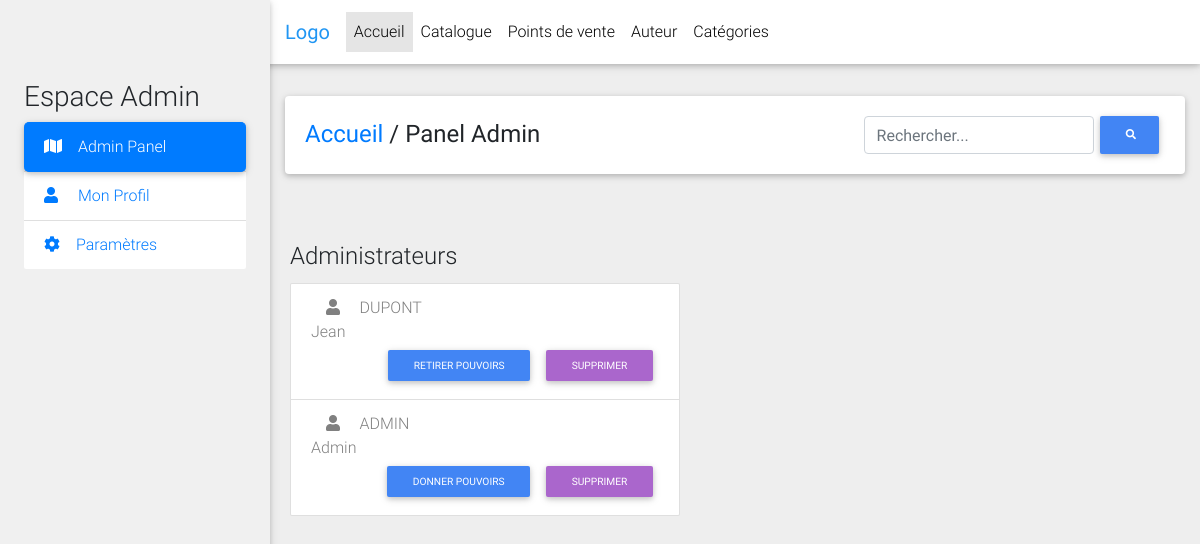
Page /admin/admin.php (signed in) on the committed database.
### tables this page shows
CREATE TABLE `membre` (
  `NumMembre` int(11) NOT NULL,
  `Login` varchar(20) NOT NULL,
  `Mdp` varchar(255) NOT NULL,
  `Mail` varchar(50) NOT NULL,
  `Nom` varchar(20) DEFAULT NULL,
  `Prenom` varchar(20) DEFAULT NULL,
  `Adresse` varchar(255) DEFAULT NULL,
  `Ville` varchar(255) DEFAULT NULL,
  `Pays` varchar(255) DEFAULT NULL,
  `CodePostal` varchar(255) DEFAULT NULL,
  `Telephone` varchar(255) DEFAULT NULL,
  `Statut` tinyint(1) NOT NULL DEFAULT 0
);

### public_html/admin/admin.php (the view, shortened to what this page needs)
<!DOCTYPE html>
<html lang="fr">
<head>
  <link rel="stylesheet" href="https://use.fontawesome.com/releases/v5.8.1/css/all.css">
  <link href="css/bootstrap.min.css" rel="stylesheet">
  <link href="css/mdb.min.css" rel="stylesheet">
  <link href="css/style.css" rel="stylesheet">
  <link href="css/style.min.css" rel="stylesheet">
</head>
<?php $bdd = new PDO('mysql:host=localhost;dbname=id9820388_bd_site_hermes;charset=utf8', 'id9820388_admin', '1fxt61sA'); ?>
<body class="grey lighten-3">
  <header>
    <nav class="navbar fixed-top navbar-expand-lg navbar-light white scrolling-navbar">
      <div class="container-fluid">
        <a href="#" class="navbar-brand waves-effect"> <strong class="blue-text">Logo</strong></a>
        <div class="collapse navbar-collapse" id="navbarContent">
          <ul class="navbar-nav mr-auto">
            <li class="nav-item active">
              <a href="admin.php" class="nav-link waves-effect">
                Accueil
              </a>
            </li>
            <li class="nav-item">
              <a href="catalogue_admin.php" class="nav-link waves-effect">
                Catalogue
              </a>
            </li>
            <li class="nav-item">
              <a href="pdv_admin.php" class="nav-link waves-effect">
                Points de vente
              </a>
            </li>
            <li class="nav-item">
              <a href="auteur_admin.php" class="nav-link waves-effect">
                Auteur
              </a>
            </li>
            <li class="nav-item">
              <a href="categories_admin.php" class="nav-link waves-effect">
                Catégories
              </a>
            </li>
          </ul>
  </div>
</div>
</nav>
<div class="sidebar-fixed position-fixed">
<h3> Espace Admin </h3>
<div class="list-group list-group-flush">
  <a href="admin.php" class="list-group-item waves-effect active">
    <i class="fa fa-map mr-3"></i>Admin Panel
  </a>
  <a href="profil_admin.php" class="list-group-item waves-effect">
    <i class="fa fa-user mr-3"></i> Mon Profil
  </a>
  <a href="#" class="list-group-item waves-effect">
    <i class="fa fa-cog mr-3"></i>Paramètres
  </a>
</div>
</div>
</header>
<main class="pt-5 max-lg-5">
  <div class="container-fluid mt-5">
    <div class="card mb-4 wow fadeIn">
      <div class="card-body d-sm-flex justify-content-between">
        <h4 class="mb-2 mb-sm-0 pt-1">
          <a href="#"> Accueil</a>
          <span> / </span>
          <span> Panel Admin </span>
        </h4>
        <form class="d-flex justify-content-cenetr" >
          <input type"search" class="form-control" placeholder="Rechercher...">
          <button class="btn btn-primary btn-sm my-0 p" type="submit">
            <i class="fa fa-search">
            </i>
          </button>
        </form>
      </div>
    </div>
  </div>
<div class="card-body  ">
  <h4> Administrateurs </h4>
  <ul class="list-group mb-2 mb-sm-0 pt-1">
    <?php $reponse = $bdd->query("SELECT * FROM membre");
    while ($donnees = $reponse->fetch()) {  ?>
      <li class="list-group-item" id="books_list">
        <span><i class="fas fa-user"></i></span>
        <?php echo $donnees['Nom'], " ", $donnees['Prenom'] ?>
        <div class="buttons-panel">
          <form method="POST">
            <?php if ($donnees['Statut'] == 1) {?>
              <button type="submit" name='Pouvoir' value="<?php echo $donnees['NumMembre']?>" class="btn btn-lg btn-primary btn-sm">Retirer pouvoirs</button>
            <?php }
            else if ($donnees['Statut'] == 0) {?>
              <button type="submit" name='Pouvoir' value="<?php echo $donnees['NumMembre']?>" class="btn btn-lg btn-primary btn-sm">Donner pouvoirs</button>
            <?php } ?>
            <button type="submit" name='Supprimer' value="<?php echo $donnees['NumMembre']?>" class="btn btn-lg btn-secondary btn-sm">Supprimer</button>
          </form>
        </div>
      </li>
    <?php } ?>
</ul>
</div>
</main>
</body>
</html>

### public_html/admin/css/style.css (style rules this page uses)
.sidebar-fixed { height:100vh; width:270px; box-shadow:0 2px 5px 0 rgba(0,0,0,0.16), 0 2px 10px 0 rgba(0,0,0,0.12); z-index:1050; background-color:rgb(240,240,240); padding:1.5em; padding-top:5em; }
.sidebar-fixed .list-group .active { box-shadow: 0 2px 5px 0 rgba(0,0,0,0.16), 0 2px 10px 0 rgba(0,0,0,0.12); border-radius:5px; }
@media (min-width:1200px) { .navbar, .page-footer, main { padding-left: 270px; } }

### rows in the picture
membre: Nom "DUPONT", Prenom "Jean", $donnees['NumMembre'] 5 (drawn)
membre: Nom "ADMIN", Prenom "Admin", $donnees['NumMembre'] 7 (drawn)
